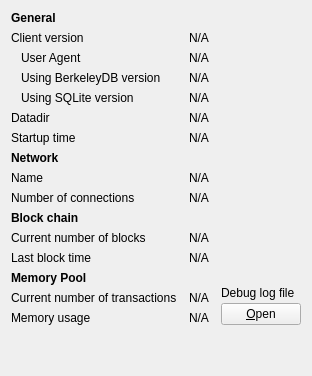
     <widget class="QWidget" name="tab_info">
      <attribute name="title">
       <string>&amp;Information</string>
      </attribute>
      <layout class="QGridLayout" name="gridLayout" columnstretch="0,1,0">
       <property name="horizontalSpacing">
        <number>12</number>
       </property>
       <item row="0" column="0">
        <widget class="QLabel" name="label_9">
         <property name="font">
          <font>
           <weight>75</weight>
           <bold>true</bold>
          </font>
         </property>
         <property name="text">
          <string>General</string>
         </property>
        </widget>
       </item>
       <item row="1" column="0">
        <widget class="QLabel" name="label_6">
         <property name="text">
          <string>Client version</string>
         </property>
        </widget>
       </item>
       <item row="1" column="1" colspan="2">
        <widget class="QLabel" name="clientVersion">
         <property name="cursor">
          <cursorShape>IBeamCursor</cursorShape>
         </property>
         <property name="text">
          <string>N/A</string>
         </property>
         <property name="textFormat">
          <enum>Qt::PlainText</enum>
         </property>
         <property name="textInteractionFlags">
          <set>Qt::LinksAccessibleByMouse|Qt::TextSelectableByKeyboard|Qt::TextSelectableByMouse</set>
         </property>
        </widget>
       </item>
       <item row="2" column="0">
        <widget class="QLabel" name="labelClientUserAgent">
         <property name="text">
          <string>User Agent</string>
         </property>
         <property name="indent">
          <number>10</number>
         </property>
        </widget>
       </item>
       <item row="2" column="1" colspan="2">
        <widget class="QLabel" name="clientUserAgent">
         <property name="cursor">
          <cursorShape>IBeamCursor</cursorShape>
         </property>
         <property name="text">
          <string>N/A</string>
         </property>
         <property name="textFormat">
          <enum>Qt::PlainText</enum>
         </property>
         <property name="textInteractionFlags">
          <set>Qt::LinksAccessibleByMouse|Qt::TextSelectableByKeyboard|Qt::TextSelectableByMouse</set>
         </property>
        </widget>
       </item>
       <item row="3" column="0">
        <widget class="QLabel" name="label_berkeleyDBVersion">
         <property name="text">
          <string>Using BerkeleyDB version</string>
         </property>
         <property name="indent">
          <number>10</number>
         </property>
        </widget>
       </item>
       <item row="3" column="1" colspan="2">
        <widget class="QLabel" name="berkeleyDBVersion">
         <property name="cursor">
          <cursorShape>IBeamCursor</cursorShape>
         </property>
         <property name="text">
          <string>N/A</string>
         </property>
         <property name="textFormat">
          <enum>Qt::PlainText</enum>
         </property>
         <property name="textInteractionFlags">
          <set>Qt::LinksAccessibleByMouse|Qt::TextSelectableByKeyboard|Qt::TextSelectableByMouse</set>
         </property>
        </widget>
       </item>
       <item row="4" column="0">
        <widget class="QLabel" name="label_sqliteVersion">
         <property name="text">
          <string>Using SQLite version</string>
         </property>
         <property name="indent">
          <number>10</number>
         </property>
        </widget>
       </item>
       <item row="4" column="1" colspan="2">
        <widget class="QLabel" name="sqliteVersion">
         <property name="cursor">
          <cursorShape>IBeamCursor</cursorShape>
         </property>
         <property name="text">
          <string>N/A</string>
         </property>
         <property name="textFormat">
          <enum>Qt::PlainText</enum>
         </property>
         <property name="textInteractionFlags">
          <set>Qt::LinksAccessibleByMouse|Qt::TextSelectableByKeyboard|Qt::TextSelectableByMouse</set>
         </property>
        </widget>
       </item>
       <item row="5" column="0">
        <widget class="QLabel" name="label_12">
         <property name="text">
          <string>Datadir</string>
         </property>
        </widget>
       </item>
       <item row="5" column="1" colspan="2">
        <widget class="QLabel" name="dataDir">
         <property name="cursor">
          <cursorShape>IBeamCursor</cursorShape>
         </property>
         <property name="text">
          <string>N/A</string>
         </property>
         <property name="textFormat">
          <enum>Qt::PlainText</enum>
         </property>
         <property name="wordWrap">
          <bool>true</bool>
         </property>
         <property name="textInteractionFlags">
          <set>Qt::LinksAccessibleByMouse|Qt::TextSelectableByKeyboard|Qt::TextSelectableByMouse</set>
         </property>
        </widget>
       </item>
       <item row="6" column="0">
        <widget class="QLabel" name="label_13">
         <property name="text">
          <string>Startup time</string>
         </property>
        </widget>
       </item>
       <item row="6" column="1" colspan="2">
        <widget class="QLabel" name="startupTime">
         <property name="cursor">
          <cursorShape>IBeamCursor</cursorShape>
         </property>
         <property name="text">
          <string>N/A</string>
         </property>
         <property name="textFormat">
          <enum>Qt::PlainText</enum>
         </property>
         <property name="textInteractionFlags">
          <set>Qt::LinksAccessibleByMouse|Qt::TextSelectableByKeyboard|Qt::TextSelectableByMouse</set>
         </property>
        </widget>
       </item>
       <item row="7" column="0">
           <widget class="QLabel" name="labelNetwork">
               <property name="font">
                   <font>
                       <weight>75</weight>
                       <bold>true</bold>
                   </font>
               </property>
               <property name="text">
                   <string>Network</string>
               </property>
           </widget>
       </item>
       <item row="8" column="0">
        <widget class="QLabel" name="label_8">
         <property name="text">
          <string>Name</string>
         </property>
        </widget>
       </item>
       <item row="8" column="1" colspan="2">
        <widget class="QLabel" name="networkName">
         <property name="cursor">
          <cursorShape>IBeamCursor</cursorShape>
         </property>
         <property name="text">
          <string>N/A</string>
         </property>
         <property name="textFormat">
          <enum>Qt::PlainText</enum>
         </property>
         <property name="textInteractionFlags">
          <set>Qt::LinksAccessibleByMouse|Qt::TextSelectableByKeyboard|Qt::TextSelectableByMouse</set>
         </property>
        </widget>
       </item>
       <item row="9" column="0">
        <widget class="QLabel" name="label_7">
         <property name="text">
          <string>Number of connections</string>
         </property>
        </widget>
       </item>
       <item row="9" column="1" colspan="2">
        <widget class="QLabel" name="numberOfConnections">
         <property name="cursor">
          <cursorShape>IBeamCursor</cursorShape>
         </property>
         <property name="text">
          <string>N/A</string>
         </property>
         <property name="textFormat">
          <enum>Qt::PlainText</enum>
         </property>
         <property name="textInteractionFlags">
          <set>Qt::LinksAccessibleByMouse|Qt::TextSelectableByKeyboard|Qt::TextSelectableByMouse</set>
         </property>
        </widget>
       </item>
       <item row="10" column="0">
        <widget class="QLabel" name="label_10">
         <property name="font">
          <font>
           <weight>75</weight>
           <bold>true</bold>
          </font>
         </property>
         <property name="text">
          <string>Block chain</string>
         </property>
        </widget>
       </item>
       <item row="11" column="0">
        <widget class="QLabel" name="label_3">
         <property name="text">
          <string>Current number of blocks</string>
         </property>
        </widget>
       </item>
       <item row="11" column="1" colspan="2">
        <widget class="QLabel" name="numberOfBlocks">
         <property name="cursor">
          <cursorShape>IBeamCursor</cursorShape>
         </property>
         <property name="text">
          <string>N/A</string>
         </property>
         <property name="textFormat">
          <enum>Qt::PlainText</enum>
         </property>
         <property name="textInteractionFlags">
          <set>Qt::LinksAccessibleByMouse|Qt::TextSelectableByKeyboard|Qt::TextSelectableByMouse</set>
         </property>
        </widget>
       </item>
       <item row="12" column="0">
        <widget class="QLabel" name="labelLastBlockTime">
         <property name="text">
          <string>Last block time</string>
         </property>
        </widget>
       </item>
       <item row="12" column="1" colspan="2">
        <widget class="QLabel" name="lastBlockTime">
         <property name="cursor">
          <cursorShape>IBeamCursor</cursorShape>
         </property>
         <property name="text">
          <string>N/A</string>
         </property>
         <property name="textFormat">
          <enum>Qt::PlainText</enum>
         </property>
         <property name="textInteractionFlags">
          <set>Qt::LinksAccessibleByMouse|Qt::TextSelectableByKeyboard|Qt::TextSelectableByMouse</set>
         </property>
        </widget>
       </item>
       <item row="13" column="0">
        <widget class="QLabel" name="labelMempoolTitle">
         <property name="font">
          <font>
           <weight>75</weight>
           <bold>true</bold>
          </font>
         </property>
         <property name="text">
          <string>Memory Pool</string>
         </property>
        </widget>
       </item>
       <item row="14" column="0">
        <widget class="QLabel" name="labelNumberOfTransactions">
         <property name="text">
          <string>Current number of transactions</string>
         </property>
        </widget>
       </item>
       <item row="14" column="1">
        <widget class="QLabel" name="mempoolNumberTxs">
         <property name="cursor">
          <cursorShape>IBeamCursor</cursorShape>
         </property>
         <property name="text">
          <string>N/A</string>
         </property>
         <property name="textFormat">
          <enum>Qt::PlainText</enum>
         </property>
         <property name="textInteractionFlags">
          <set>Qt::LinksAccessibleByMouse|Qt::TextSelectableByKeyboard|Qt::TextSelectableByMouse</set>
         </property>
        </widget>
       </item>
       <item row="15" column="0">
        <widget class="QLabel" name="labelMemoryUsage">
         <property name="text">
          <string>Memory usage</string>
         </property>
        </widget>
       </item>
       <item row="15" column="1">
        <widget class="QLabel" name="mempoolSize">
         <property name="cursor">
          <cursorShape>IBeamCursor</cursorShape>
         </property>
         <property name="text">
          <string>N/A</string>
         </property>
         <property name="textFormat">
          <enum>Qt::PlainText</enum>
         </property>
         <property name="textInteractionFlags">
          <set>Qt::LinksAccessibleByMouse|Qt::TextSelectableByKeyboard|Qt::TextSelectableByMouse</set>
         </property>
        </widget>
       </item>
       <item row="13" column="2" rowspan="3">
        <layout class="QVBoxLayout" name="verticalLayoutDebugButton">
         <property name="spacing">
          <number>3</number>
         </property>
         <item>
          <spacer name="verticalSpacer_2">
           <property name="orientation">
            <enum>Qt::Vertical</enum>
           </property>
           <property name="sizeHint" stdset="0">
            <size>
             <width>10</width>
             <height>5</height>
            </size>
           </property>
          </spacer>
         </item>
         <item>
          <widget class="QLabel" name="labelDebugLogfile">
           <property name="text">
            <string>Debug log file</string>
           </property>
          </widget>
         </item>
         <item>
          <widget class="QPushButton" name="openDebugLogfileButton">
           <property name="toolTip">
            <string>Open the %1 debug log file from the current data directory. This can take a few seconds for large log files.</string>
           </property>
           <property name="text">
            <string>&amp;Open</string>
           </property>
           <property name="autoDefault">
            <bool>false</bool>
           </property>
          </widget>
         </item>
        </layout>
       </item>
       <item row="16" column="0">
        <spacer name="verticalSpacer">
         <property name="orientation">
          <enum>Qt::Vertical</enum>
         </property>
         <property name="sizeHint" stdset="0">
          <size>
           <width>20</width>
           <height>40</height>
          </size>
         </property>
        </spacer>
       </item>
      </layout>
     </widget>
